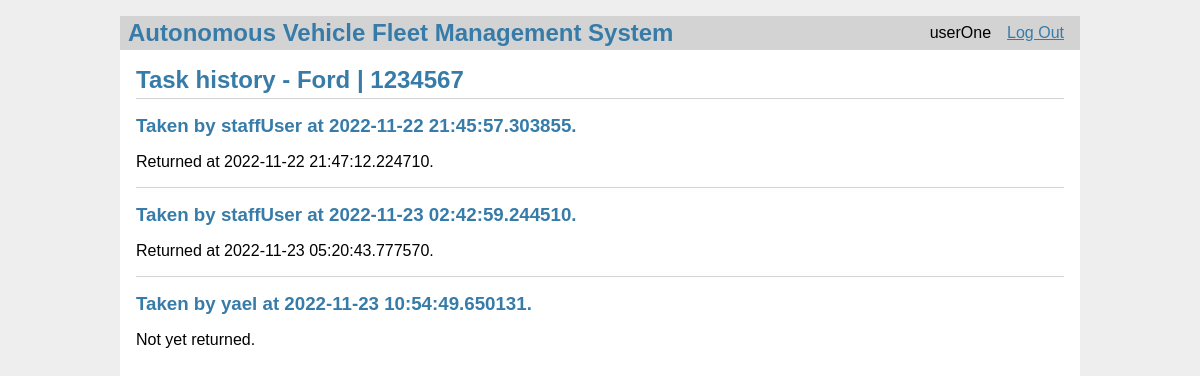
Page /vehicles/task_history?vid=1 (signed in) on the committed database.
### models.py (models this page shows, shortened)
class User(db.Model):
    id = db.Column(db.Integer, primary_key=True)
    username = db.Column(db.String(80), unique=True, nullable=False)
    password = db.Column(db.String(80), unique=True, nullable=False)
    role = db.Column(db.String(80), unique=False, nullable=False)

class Vehicle(db.Model):
    id = db.Column(db.Integer, primary_key=True)
    manufacturer = db.Column(db.String(80), unique=False, nullable=False)
    license_plate_number = db.Column(
        db.String(80), unique=True, nullable=False)
    user_id = db.Column(db.Integer, nullable=True)
    available = db.Column(db.Boolean, unique=False,
                          nullable=False, default=True)

class VehicleTask(db.Model):
    id = db.Column(db.Integer, primary_key=True)
    vehicle_id = db.Column(db.Integer, nullable=False)
    user_id = db.Column(db.Integer, nullable=False)
    completed = db.Column(db.Boolean, unique=False,
                          nullable=False, default=False)
    start_time = db.Column(db.DateTime, nullable=False)
    end_time = db.Column(db.DateTime, nullable=True)

### vehicles.py (the view)
@bp.route('/task_history', methods=('GET', 'POST'))
def task_history():
    vid = request.args.get('vid')
    vehicle = Vehicle.query.filter_by(id=vid).first()
    tasks = VehicleTask.query.filter_by(vehicle_id=vid).all()
    users = {
        user.id: user for user in
        User.query.filter(User.id.in_(
            [task.user_id for task in tasks]
        )).all()
    }
    return render_template('vehicles/task_history.html', vehicle=vehicle, tasks=tasks, users=users)

### auth.py (called while the page is built)
@bp.before_app_request
def load_logged_in_user():
    user_id = session.get('user_id')
    if user_id is None:
        g.user = None
    else:
        g.user = User.query.filter_by(id=user_id).first()

### templates/vehicles/task_history.html (shortened to what this page needs)
{% extends 'base.html' %}
{% block header %}
<h1>Task history - {% block title %}{{ vehicle.manufacturer }} | {{ vehicle.license_plate_number }}{% endblock %}</h1>
{% endblock %}
{% block content %}
{% for t in tasks %}
<article class="task">
    <header>
        <div>
            <h1>Taken by {{ users[t.user_id].username }} at {{ t.start_time }}.</h1>
            {% if t.end_time %}
            <p>Returned at {{ t.end_time }}.</p>
            {% else %}
            <p>Not yet returned.</p>
            {% endif %}
        </div>
    </header>
</article>
{% if not loop.last %}
<hr>
{% endif %}
{% endfor %}
{% endblock %}

### templates/base.html (shortened to what this page needs)
<!doctype html>
<link rel="stylesheet" href="{{ url_for('static', filename='style.css') }}">
<nav>
    <h1>Autonomous Vehicle Fleet Management System</h1>
    <ul>
        {% if g.user %}
        <li><span>{{ g.user['username'] }}</span>
        <li><a href="{{ url_for('auth.logout') }}">Log Out</a>
            {% else %}
        <li><a href="{{ url_for('auth.register') }}">Register</a>
        <li><a href="{{ url_for('auth.login') }}">Log In</a>
            {% endif %}
    </ul>
</nav>
<section class="content">
    <header>
        {% block header %}{% endblock %}
    </header>
    {% block content %}{% endblock %}
</section>

### static/style.css (style rules this page uses)
h1 { font-family: sans-serif; color: #377ba8; margin: 1rem 0; }
a { color: #377ba8; }
hr { border: none; border-top: 1px solid lightgray; }
nav { background: lightgray; display: flex; align-items: center; padding: 0 0.5rem; }
nav h1 { flex: auto; margin: 0; }
nav ul { display: flex; list-style: none; margin: 0; padding: 0; }
nav ul li a, nav ul li span, header .action { display: block; padding: 0.5rem; }
.content { padding: 0 1rem 1rem; }
.content>header { border-bottom: 1px solid lightgray; display: flex; align-items: flex-end; }
.content>header h1 { flex: auto; margin: 1rem 0 0.25rem 0; }
.content:last-child { margin-bottom: 0; }

### rows in the picture
User: user.username "userOne"
Vehicle: manufacturer "Ford", license_plate_number "1234567"
VehicleTask: start_time "2022-11-22 21:45:57.303855", end_time "2022-11-22 21:47:12.224710"
User: username "staffUser"
VehicleTask: start_time "2022-11-23 02:42:59.244510", end_time "2022-11-23 05:20:43.777570"
VehicleTask: start_time "2022-11-23 10:54:49.650131", shows "Not yet returned."
User: username "yael"
